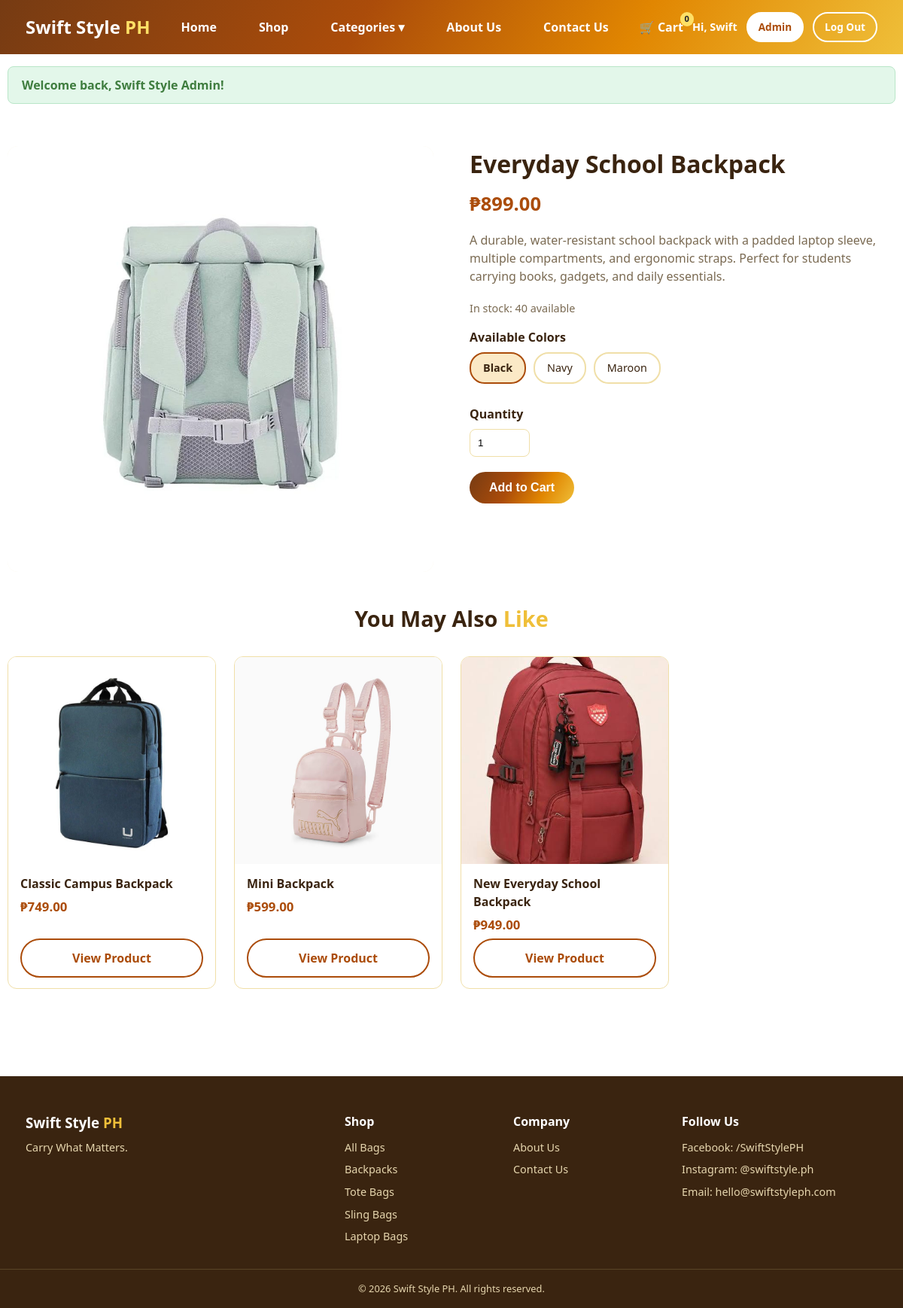
The page /product.php?id=1 (signed in) on the database its author committed.
### tables this page shows
CREATE TABLE products (
    product_id INT AUTO_INCREMENT PRIMARY KEY,
    category_id INT NOT NULL,
    gender ENUM('Men','Women','Children') NOT NULL DEFAULT 'Men',
    product_name VARCHAR(150) NOT NULL,
    description TEXT,
    price DECIMAL(10,2) NOT NULL,
    colors VARCHAR(255) DEFAULT NULL,      
    stock INT NOT NULL DEFAULT 0,
    image VARCHAR(255) DEFAULT NULL,       
    is_featured TINYINT(1) NOT NULL DEFAULT 0,
    is_new TINYINT(1) NOT NULL DEFAULT 0,
    created_at TIMESTAMP DEFAULT CURRENT_TIMESTAMP,
    FOREIGN KEY (category_id) REFERENCES categories(category_id) ON DELETE CASCADE
);

### includes/functions.php (called while the page is built, shortened)
<?php
require_once __DIR__ . '/../config/db.php';
function isLoggedIn() {
    return isset($_SESSION['user_id']);
}
function e($string) {
    return htmlspecialchars($string ?? '', ENT_QUOTES, 'UTF-8');
}
function formatPrice($amount) {
    return '₱' . number_format((float)$amount, 2);
}
function getProduct($id) {
    global $pdo;
    $stmt = $pdo->prepare("SELECT * FROM products WHERE product_id = ?");
    $stmt->execute([$id]);
    return $stmt->fetch();
}
function productImgClass($image) {
    return in_array($image, ['kids-tote.jpg'], true) ? ' class="fit-contain"' : '';
}
function productImageUrl($image) {
    $path = __DIR__ . '/../assets/img/' . $image;
    if ($image && file_exists($path)) {
        return 'assets/img/' . $image;
    }
    return 'assets/img/placeholder.svg';
}

### product.php (the view, shortened to what this page needs)
<?php
require_once __DIR__ . '/includes/functions.php';
$id = (int)($_GET['id'] ?? 0);
$product = getProduct($id);
require_once __DIR__ . '/includes/header.php';
$colors = array_filter(array_map('trim', explode(',', $product['colors'] ?? '')));
$stmt = $pdo->prepare("SELECT * FROM products WHERE category_id = ? AND product_id != ? LIMIT 4");
$stmt->execute([$product['category_id'], $product['product_id']]);
$related = $stmt->fetchAll();
?>
<section class="section container">
    <div class="product-detail">
        <div class="product-detail-img">
            <img src="<?php echo productImageUrl($product['image']); ?>"<?php echo productImgClass($product['image']); ?> alt="<?php echo e($product['product_name']); ?>">
        </div>
        <div>
            <h1><?php echo e($product['product_name']); ?></h1>
            <div class="price"><?php echo formatPrice($product['price']); ?></div>
            <p class="desc"><?php echo nl2br(e($product['description'])); ?></p>
            <?php if ($product['stock'] > 0): ?>
                <p class="stock-note">In stock: <?php echo (int)$product['stock']; ?> available</p>
                <form action="cart_action.php" method="post">
                    <?php if (!empty($colors)): ?>
                    <div class="option-group">
                        <label>Available Colors</label>
                        <div class="color-options">
                            <?php foreach ($colors as $i => $color): ?>
                                <label>
                                    <span><?php echo e($color); ?></span>
                                </label>
                            <?php endforeach; ?>
                        </div>
                    </div>
                    <?php endif; ?>
                    <div class="option-group">
                        <label for="quantity">Quantity</label>
                        <input type="number" id="quantity" name="quantity" value="1" min="1" max="<?php echo (int)$product['stock']; ?>" class="qty-input">
                    </div>
                    <?php if (isLoggedIn()): ?>
                        <button type="submit" class="btn">Add to Cart</button>
                    <?php else: ?>
                        <a href="login.php?redirect=<?php echo urlencode('product.php?id='.$product['product_id']); ?>" class="btn">Sign In to Add to Cart</a>
                    <?php endif; ?>
                </form>
            <?php else: ?>
                <p class="stock-note" style="color:var(--danger); font-weight:700;">Out of Stock</p>
            <?php endif; ?>
        </div>
    </div>
    <?php if (!empty($related)): ?>
        <h2 class="section-title">You May Also <span>Like</span></h2>
        <div class="product-grid">
            <?php foreach ($related as $p): ?>
                <div class="product-card">
                    <a href="product.php?id=<?php echo $p['product_id']; ?>">
                        <div class="product-thumb">
                            <img src="<?php echo productImageUrl($p['image']); ?>"<?php echo productImgClass($p['image']); ?> alt="<?php echo e($p['product_name']); ?>">
                        </div>
                    </a>
                    <div class="product-info">
                        <h3><a href="product.php?id=<?php echo $p['product_id']; ?>"><?php echo e($p['product_name']); ?></a></h3>
                        <div class="product-price"><?php echo formatPrice($p['price']); ?></div>
                        <div class="product-actions">
                            <a href="product.php?id=<?php echo $p['product_id']; ?>" class="btn btn-secondary btn-block">View Product</a>
                        </div>
                    </div>
                </div>
            <?php endforeach; ?>
        </div>
    <?php endif; ?>
</section>
<?php require_once __DIR__ . '/includes/footer.php'; ?>

### assets/css/style.css (style rules this page uses)
:root { --brown: #763b13; --rust: #ab4c0a; --orange: #e18601; --gold: #efbf39; --light-gold: #f4de79; --cream: #f9ebac; --purple: #ab4c0a; --teal: #efbf39; --gradient: linear-gradient(120deg, #763b13 0%, #ab4c0a 40%, #e18601 70%, #efbf39 100%); --dark: #3a2410; --gray: #7a6a52; --light-bg: #fdf6e3; --border: #f0dfa8; --danger: #c0392b; --success: #3f7d3f; }
* { box-sizing: border-box; margin: 0; padding: 0; }
body { font-family: 'Segoe UI', Roboto, Arial, sans-serif; color: var(--dark); background: #fff; line-height: 1.5; }
a { text-decoration: none; color: inherit; }
img { max-width: 100%; display: block; }
.container { max-width: 1180px; margin: 0 auto; padding: 0 24px; }
.btn { display: inline-block; background: var(--gradient); color: #fff; padding: 12px 26px; border-radius: 30px; font-weight: 700; border: none; cursor: pointer; font-size: 1rem; }
.btn-secondary { background: #fff; color: var(--purple); border: 2px solid var(--purple); }
.btn-block { width: 100%; text-align: center; }
.section { padding: 56px 0; }
.section-title { font-size: 1.8rem; font-weight: 800; margin-bottom: 28px; text-align: center; }
.section-title span { color: var(--teal); }
.product-grid { display: grid; grid-template-columns: repeat(auto-fill, minmax(230px, 1fr)); gap: 24px; }
.product-card { border: 1px solid var(--border); border-radius: 12px; overflow: hidden; background: #fff; transition: transform .15s, box-shadow .15s; display: flex; flex-direction: column; }
.product-thumb { aspect-ratio: 1 / 1; background: var(--light-bg); display: flex; align-items: center; justify-content: center; overflow: hidden; }
.product-thumb img { width: 100%; height: 100%; object-fit: cover; }
.product-info { padding: 14px 16px; display: flex; flex-direction: column; gap: 6px; flex: 1; }
.product-info h3 { font-size: 1rem; }
.product-price { font-weight: 800; color: var(--purple); font-size: 1.05rem; }
.product-actions { margin-top: auto; }
.product-detail { display: grid; grid-template-columns: 1fr 1fr; gap: 48px; margin-bottom: 40px; }
.product-detail-img { border-radius: 14px; overflow: hidden; background: var(--light-bg); }
.product-detail h1 { font-size: 2rem; margin-bottom: 10px; }
.product-detail .price { font-size: 1.6rem; color: var(--purple); font-weight: 800; margin-bottom: 16px; }
.product-detail .desc { color: var(--gray); margin-bottom: 20px; }
.option-group { margin-bottom: 20px; }
.option-group label { font-weight: 700; display: block; margin-bottom: 8px; }
.color-options { display: flex; gap: 10px; flex-wrap: wrap; }
.color-options label { border: 2px solid var(--border); border-radius: 20px; padding: 8px 16px; cursor: pointer; font-weight: 500; font-size: .9rem; }
.color-options input:checked + span { font-weight: 700; }
.color-options label:has(input:checked) { border-color: var(--purple); background: #fbe9c6; }
.qty-input { width: 80px; padding: 10px; border: 1px solid var(--border); border-radius: 8px; }
.stock-note { color: var(--gray); font-size: .9rem; margin-bottom: 16px; }

### rows shown on the page
products: image (picture), product_name "Everyday School Backpack", price "₱899.00", description "A durable, water-resistant school backpack with a padded laptop sleeve, multiple compartments, and ergonomic straps. Perfect for students carrying books, gadgets, and daily essentials.", stock "40", colors "Black", colors "Navy", colors "Maroon"
products: image (picture), product_name "Classic Campus Backpack", price "₱749.00"
products: image (picture), product_name "Mini Backpack", price "₱599.00"
products: image (picture), product_name "New Everyday School Backpack", price "₱949.00"

### other values the page prints
getCartCount() "0"
explode(' ', $_SESSION['full_name'])[0] "Swift"
$msg "Welcome back, Swift Style Admin!"
